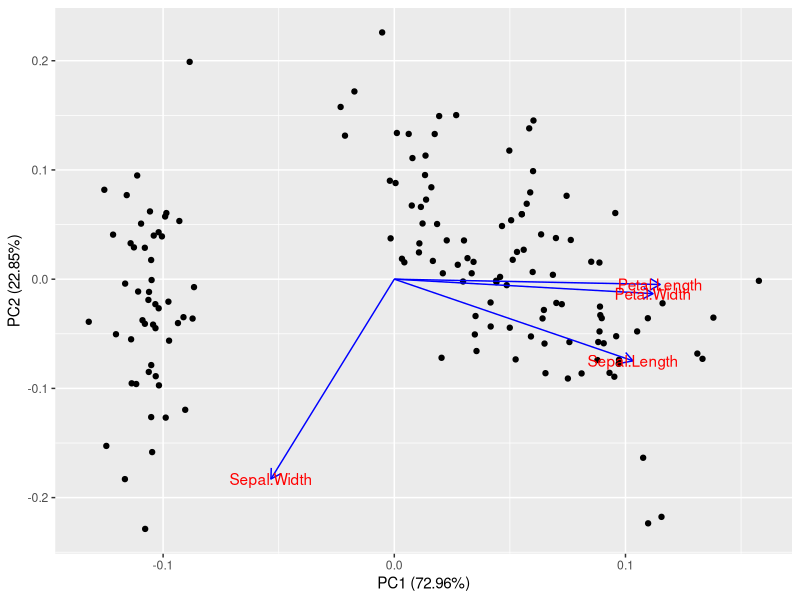
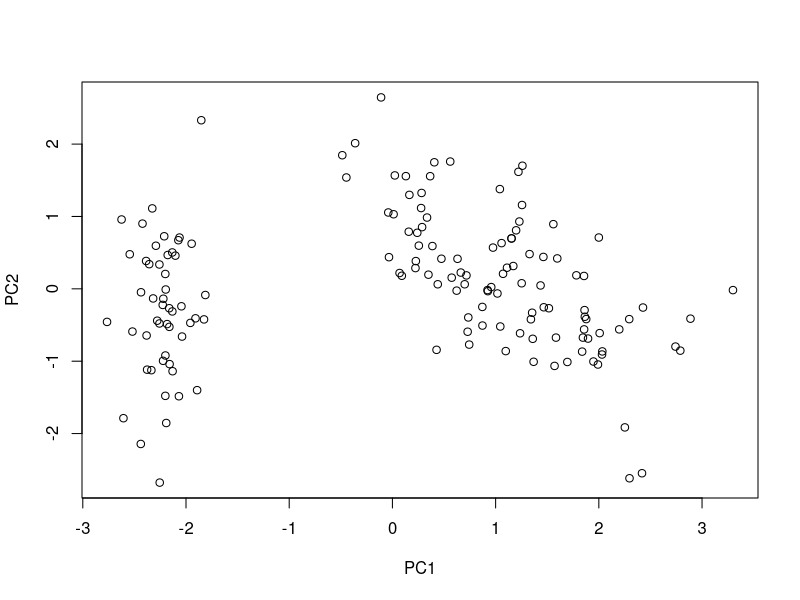
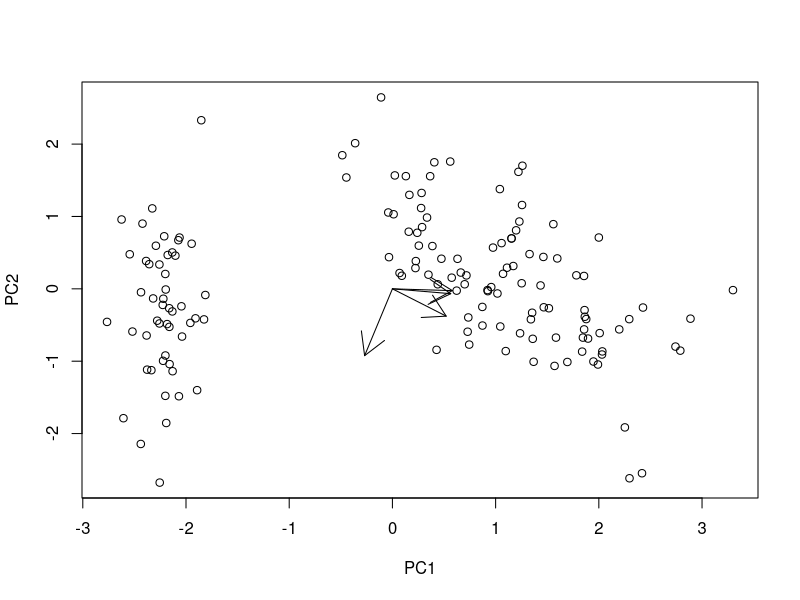
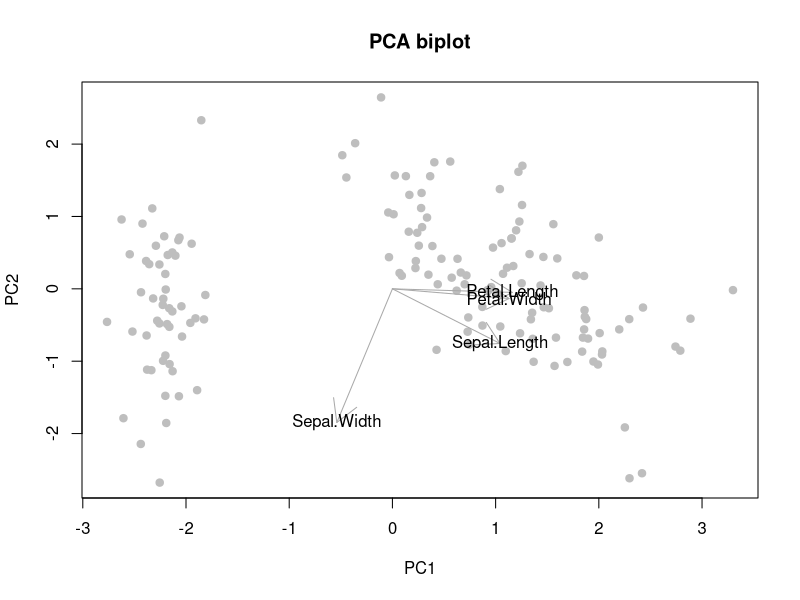

R code for these plots, in order:
## ---- chunk 1

# Prepare environment ----------------------------------------------------------

# Load packages (install if you don't have it)
library(ggfortify) # for default biplots

# Keep the numeric variables from the iris dataset.
X <- iris[1:4]

## ---- chunk 2

# Perform PCA ------------------------------------------------------------------

# Center and standardize the data
X_sc <- scale(X)

# Compute PCs
pca_res <- prcomp(X_sc, center = FALSE, scale. = FALSE)

# Generate default biplot with ggfortify
autoplot(pca_res,
    data = X,
    loadings.label = TRUE, 
    loadings.colour = "blue"
)

## ---- chunk 3
# Getting to the biplots ------------------------------------------------------------------

# SVD of X
x_svd <- svd(X_sc)

# Extract the parts of the SVD we need to compute the Principal Component scores
U <- x_svd$u
D <- diag(x_svd$d)
V <- x_svd$v

# Compute the PCs
T <- U %*% D

## ---- chunk 4
# > Simple scatter plot --------------------------------------------------------
plot(
    x = T[, 1], xlab = "PC1",
    y = T[, 2], ylab = "PC2"
)

## ---- chunk 5
# > Adding loading arrows ------------------------------------------------------

# Scatter plot
plot(
    x = T[, 1], xlab = "PC1",
    y = T[, 2], ylab = "PC2"
)

# Add arrows from 0 to loading on the selected PCs (scaled up)
arrows(
    x0 = rep(0, ncol(X)), x1 = V[, 1], 
    y0 = rep(0, ncol(X)), y1 = V[, 2]
)

## ---- chunk 6
# > Improving the visuals ------------------------------------------------------

# Define a scaling factor for the arrows
sf <- 2

# Start over with the original scatterplot
plot(
    x = T[, 1], xlab = "PC1",
    y = T[, 2], ylab = "PC2",
    main = "PCA biplot", # plot title
    col = "gray",
    pch = 19 # solid circle
)

# Add arrows from 0 to loading on the selected PCs (scaled up)
arrows(
    x0 = rep(0, ncol(X)), x1 = V[, 1] * sf, 
    y0 = rep(0, ncol(X)), y1 = V[, 2] * sf,
    col = "darkgray"
)

# Add names of variables per arrow
text(x = V[, 1] * sf, y = V[, 2] * sf, labels = colnames(X))
